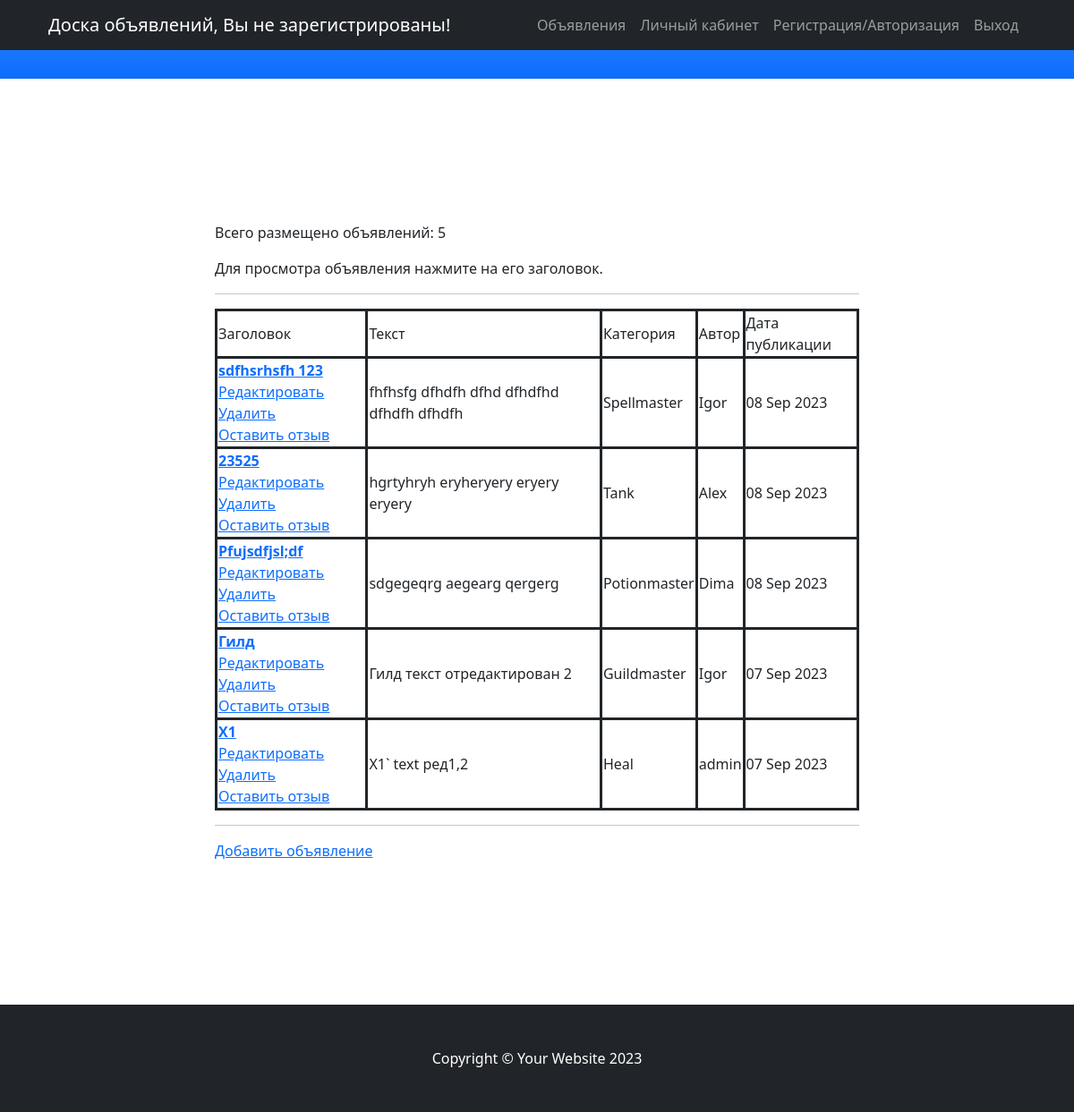
/board/, run on the app's committed database.
### Board/models.py (models this page shows, shortened)
class Post(models.Model):
    postUser = models.ForeignKey(User, on_delete=models.CASCADE, verbose_name='Пользователь')
    category_type = (
        ("Tank", 'Танки'),
        ("Heal", 'Хилы'),
        ("DD", 'ДД'),
        ("Trader", 'Торговцы'),
        ("Guildmaster", 'Гилдмастеры'),
        ("Questgiver", 'Квестгиверы'),
        ("Blacksmith", 'Кузнецы'),
        ("Tanner", 'Кожевники'),
        ("Potionmaster", 'Зельевары'),
        ("Spellmaster", 'Мастера заклинаний')
    )
    category = models.CharField(max_length=12, choices=category_type, default="Tank", verbose_name='Категория')
    date = models.DateTimeField(auto_now_add=True)
    title = models.CharField(max_length=64,  verbose_name='Заголовок')
    text = models.TextField(verbose_name='Текст объявления')

### Board/views.py (the view)
# urls.py: path('', PostList.as_view(), name='post_all'),
class PostList(ListView):
    model = Post  # указываем модель, объекты которой мы будем выводить
    template_name = 'board/post_all.html'
    context_object_name = 'post_all'
    queryset = Post.objects.order_by("-date" )

### Board/Templates/board/post_all.html (shortened to what this page needs)
{% extends 'flatpages/default.html' %}
{% block content %}
  <p>Всего размещено объявлений: {{ post_all|length }} </p>
  <p>Для просмотра объявления нажмите на его заголовок. </p>
<hr>
    {% if post_all %}
        <table style="border:solid">
            <tr style="border:solid">
                <td style="border:solid">Заголовок</td>
                <td style="border:solid">Текст</td>
                <td style="border:solid">Категория</td>
                <td style="border:solid">Автор</td>
                <td style="border:solid">Дата публикации</td>
            </tr>
            {% for post in post_all %}
            <tr>
                <td style="border:solid">
                    <a href="{% url 'post_detail' post.id %}"><strong>{{ post.title }}</strong></a>
              <br>
                    <a href="{% url 'post_update' post.id %}"><u>Редактировать</u></a>
                    <a href="{% url 'post_delete' post.id %}"><u> Удалить </u></a>
                    <br>
                    <a href="{% url 'response_create' %}?post_id={{ post.id }}"><u> Оставить отзыв </u></a>
                </td>
                <td style="border:solid"> {{ post.text }} </td>
                <td style="border:solid"> {{ post.category }} </td>
                <td style="border:solid"> {{ post.postUser }} </td>
                <td style="border:solid"> {{ post.date|date:'d M Y' }} </td>
            </tr>
            {% endfor %}
        </table>
    {% else %}
    <h3>Объявлений нет!</h3>
    {% endif %}
<hr>
<a href="{% url 'post_create' %}">Добавить объявление</a> <br>
{% endblock content %}

### Board/Templates/flatpages/default.html (shortened to what this page needs)
{% load static %}
<!DOCTYPE html>
<html lang="en">
    <head>
        <link href='{% static "css/styles.css" %}' rel="stylesheet" />
    </head>
    <body id="page-top">
        <nav class="navbar navbar-expand-lg navbar-dark bg-dark fixed-top" id="mainNav">
            <div class="container px-4">
                {% if request.user.id == None %}
                <a class="navbar-brand" href="/">Доска объявлений, Вы не зарегистрированы!</a>
                {% else %}
                <a class="navbar-brand" href="/">Доска объявлений, Вы зарегистрированы как {{ request.user }}</a>
                {% endif %}
                <div class="collapse navbar-collapse" id="navbarResponsive">
                    <ul class="navbar-nav ms-auto">
                        <li class="nav-item"><a class="nav-link" href="/board/">Объявления</a></li>
                        <li class="nav-item"><a class="nav-link" href="/board/private/">Личный кабинет</a></li>
                        <li class="nav-item"><a class="nav-link" href="/accounts/login">Регистрация/Авторизация</a></li>
                        <li class="nav-item"><a class="nav-link" href="/accounts/logout">Выход</a></li>
                    </ul>
                </div>
            </div>
        </nav>
        <section id="about">
            <div class="container px-4">
                <div class="row gx-4 justify-content-center">
                    <div class="col-lg-8">
                        <p> {% block content %} {% endblock content %} </p>
                    </div>
                </div>
            </div>
        </section>
        <footer class="py-5 bg-dark">
            <div class="container px-4"><p class="m-0 text-center text-white">Copyright &copy; Your Website 2023</p></div>
        </footer>
    </body>
</html>

### data on the page
Post: title "sdfhsrhsfh 123", text "fhfhsfg dfhdfh dfhd dfhdfhd dfhdfh dfhdfh", category "Spellmaster", postUser "Igor", date "08 Sep 2023"
Post: title "23525", text "hgrtyhryh eryheryery eryery eryery", category "Tank", postUser "Alex", date "08 Sep 2023"
Post: title "Pfujsdfjsl;df", text "sdgegeqrg aegearg qergerg", category "Potionmaster", postUser "Dima", date "08 Sep 2023"
Post: title "Гилд", text "Гилд текст отредактирован 2", category "Guildmaster", postUser "Igor", date "07 Sep 2023"
Post: title "X1", text "X1` text ред1,2", category "Heal", postUser "admin", date "07 Sep 2023"

### other printed values
{{ post_all|length }} "5"
